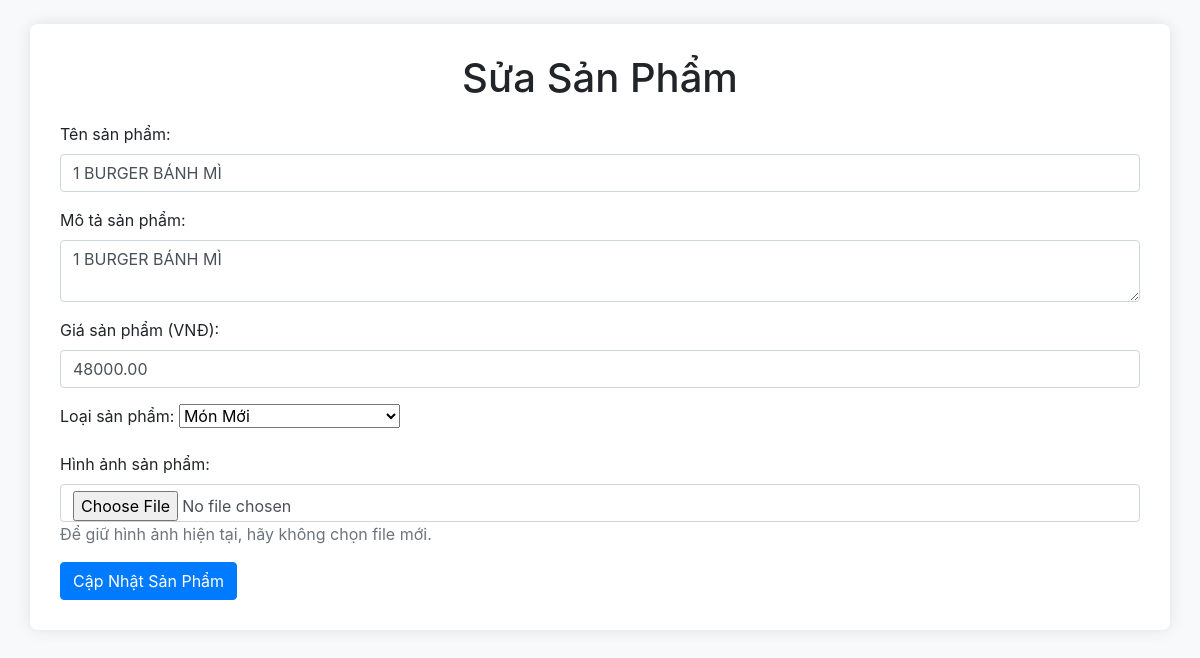
/fast_food_website/edit_product.php?id=13, run on the app's committed database.
### tables this page shows
CREATE TABLE `products` (
  `id` int(11) NOT NULL,
  `name` varchar(100) NOT NULL,
  `description` text NOT NULL,
  `price` decimal(10,2) NOT NULL,
  `image_url` varchar(255) NOT NULL,
  `category_id` int(11) NOT NULL
);

CREATE TABLE `categories` (
  `id` int(11) NOT NULL,
  `name` varchar(50) NOT NULL,
  `description` text NOT NULL
);

### fast_food_website/edit_product.php (the view, shortened to what this page needs)
<?php
include 'includes/db_connection.php';
$product_id = (int)$_GET['id'];
$stmt = $conn->prepare("SELECT * FROM products WHERE id = ?");
$stmt->bind_param("i", $product_id);
$stmt->execute();
$product = $stmt->get_result()->fetch_assoc();
$categories = $conn->query("SELECT * FROM categories");
?>
<!DOCTYPE html>
<html lang="vi">
<head>
    <link rel="stylesheet" href="https://stackpath.bootstrapcdn.com/bootstrap/4.5.2/css/bootstrap.min.css">
</head>
<body>
    <main class="container my-4">
        <h1 class="text-center">Sửa Sản Phẩm</h1>
        <form action="edit_product.php?id=<?php echo $product_id; ?>" method="post" enctype="multipart/form-data">
            <div class="mb-3">
                <label for="name" class="form-label">Tên sản phẩm:</label>
                <input type="text" id="name" name="name" class="form-control" value="<?php echo $product['name']; ?>" required>
            </div>
            <div class="mb-3">
                <label for="description" class="form-label">Mô tả sản phẩm:</label>
                <textarea id="description" name="description" class="form-control" required><?php echo $product['description']; ?></textarea>
            </div>
            <div class="mb-3">
                <label for="price" class="form-label">Giá sản phẩm (VNĐ):</label>
                <input type="number" id="price" name="price" class="form-control" value="<?php echo $product['price']; ?>" required>
            </div>
            <div class="mb-3">
                <label for="category_id" class="form-label">Loại sản phẩm:</label>
                <select id="category_id" name="category_id" class="form-select" required>
                    <?php while ($row = $categories->fetch_assoc()): ?>
                        <option value="<?php echo $row['id']; ?>" <?php echo $row['id'] == $product['category_id'] ? 'selected' : ''; ?>><?php echo $row['name']; ?></option>
                    <?php endwhile; ?>
                </select>
            </div>
            <div class="mb-3">
                <label for="image" class="form-label">Hình ảnh sản phẩm:</label>
                <input type="file" id="image" name="image" accept="image/*" class="form-control">
                <p class="text-muted">Để giữ hình ảnh hiện tại, hãy không chọn file mới.</p>
            </div>
            <button type="submit" name="submit" class="btn btn-primary">Cập Nhật Sản Phẩm</button>
        </form>
    </main>
</body>
</html>

### fast_food_website/edit_product.php (style rules this page uses)
body { background-color: #f8f9fa; }
.container { background-color: white; border-radius: 8px; padding: 30px; box-shadow: 0 0 15px rgba(0, 0, 0, 0.1); }
h1 { margin-bottom: 20px; }

### data on the page
products: name "1 BURGER BÁNH MÌ", description "1 BURGER BÁNH MÌ", price "48000.00", category_id "Món Mới"
